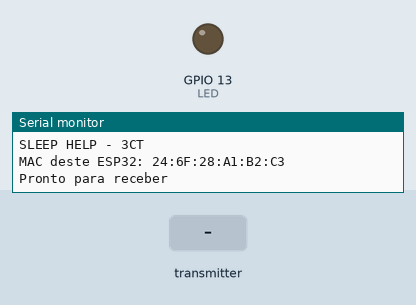
Simulated run of this sketch. Board: ESP32. Parts: output pins drawn as LEDs (lit = HIGH), the last lines printed to the serial monitor. Inputs (shaded band) come from the test bench.

Above: at 3.2 s.
3.3 s: the transmitter starts sending ledOn = 1
At 3.6 s:
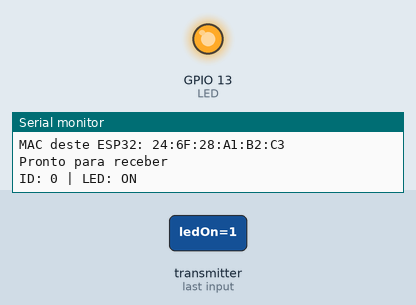
4.8 s: the transmitter starts sending ledOn = 0
At 6.0 s:
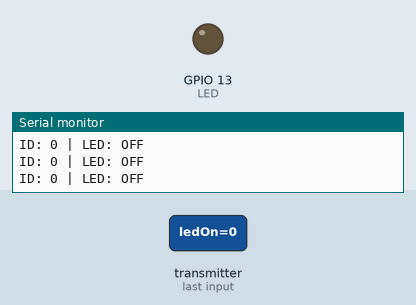
Timing chart, 0 to 7.8 s (numbered marks = the images above; inputs shaded):
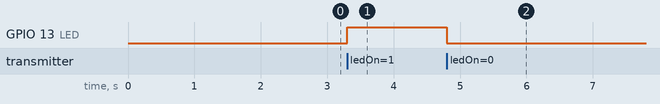

Measured:
- after the input at 3.3 s, GPIO 13 (LED): LOW → HIGH at once
- after the input at 4.8 s, GPIO 13 (LED): HIGH → LOW at once

The sketch:

RECEIVER_ESPNOW_V0.ino
```cpp
#include <WiFi.h>
#include <esp_now.h>
#include <esp_wifi.h>   // necessário para esp_wifi_start() e esp_wifi_get_mac()

#define LED 13

typedef struct {
  int id;
  bool ledOn;
} mensagem;

mensagem dados;

// Callback ESP-NOW (core 3.x)
void OnDataRecv(const esp_now_recv_info_t *info, const uint8_t *incomingData, int len) {
  memcpy(&dados, incomingData, sizeof(dados));

  Serial.print("ID: ");
  Serial.print(dados.id);
  Serial.print(" | LED: ");
  Serial.println(dados.ledOn ? "ON" : "OFF");

  digitalWrite(LED, dados.ledOn ? HIGH : LOW);
}

void setup() {
  Serial.begin(115200);
  pinMode(LED, OUTPUT);

  Serial.println("SLEEP HELP - 3CT");
  delay(2000);

  // Força WiFi em modo STA
  WiFi.mode(WIFI_STA);
  esp_wifi_start();

  // Pega MAC da interface STA diretamente
  uint8_t mac[6];
  esp_wifi_get_mac(WIFI_IF_STA, mac);

  char macStr[18];
  snprintf(macStr, sizeof(macStr), "%02X:%02X:%02X:%02X:%02X:%02X",
           mac[0], mac[1], mac[2], mac[3], mac[4], mac[5]);

  Serial.print("MAC deste ESP32: ");
  Serial.println(macStr);

  if (esp_now_init() != ESP_OK) {
    Serial.println("Erro ao iniciar ESP-NOW");
    return;
  }

  esp_now_register_recv_cb(OnDataRecv);

  Serial.println("Pronto para receber");
}

void loop() {


}
```
